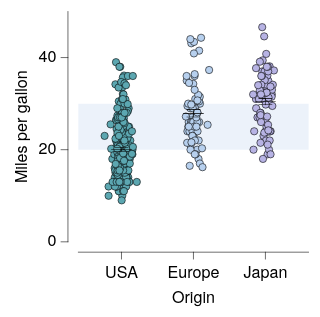

Write a Vega-Lite specification for this figure.
### Vega-Lite specification from a JSON file in a GitHub repository (floating-point values rounded to 4 significant figures; data arrays with more than 128 entries replaced by an {"elided": "..."} marker saying what was removed)
{"background": null, "config": {"arc": {"fill": "#DBDBDB", "fillOpacity": 1.0, "innerRadius": 25.0, "padAngle": 0.03, "stroke": "black", "strokeOpacity": 1, "strokeWidth": 0.25}, "area": {"fill": "#DBDBDB", "fillOpacity": 1.0, "stroke": "black", "strokeOpacity": 1, "strokeWidth": 0.25}, "axis": {"domain": true, "domainCap": "round", "domainColor": "black", "domainWidth": 0.25, "grid": false, "gridCap": "round", "gridColor": "#F1F1F1", "gridDash": [0, 0], "gridOpacity": 1.0, "gridWidth": 0.25, "labelColor": "black", "labelFont": "Helvetica Neue, HelveticaNeue, Helvetica, Arial, sans-serif", "labelFontSize": 7, "labelFontStyle": "normal", "labelFontWeight": 400, "offset": 4.5, "ticks": true, "tickCap": "round", "tickColor": "black", "tickRound": false, "tickSize": 3, "tickWidth": 0.25, "titleColor": "black", "titleFont": "Helvetica Neue, HelveticaNeue, Helvetica, Arial, sans-serif", "titleFontSize": 7, "titleFontStyle": "normal", "titleFontWeight": 400}, "axisX": {"domain": true, "labelAlign": "center", "labelAngle": 0, "labels": true, "ticks": true, "translate": 0}, "axisY": {"domain": true, "labelAlign": "right", "labelAngle": 0, "labels": true, "ticks": true, "translate": 0}, "axisRight": {"domain": true, "labelAlign": "left", "labelAngle": 0, "labels": true, "ticks": true, "translate": 0}, "axisTop": {"domain": true, "labelAlign": "center", "labelAngle": 0, "labels": true, "ticks": true, "translate": 0}, "axisBand": {"tickOffset": 0}, "bar": {"fill": "#DBDBDB", "fillOpacity": 1.0, "stroke": "black", "strokeOpacity": 1, "strokeWidth": 0.25}, "boxplot": {"size": 9.0, "ticks": {"cornerRadius": 0.25, "fill": "black", "opacity": 1, "size": 4.5, "thickness": 0.25}, "box": {"fillOpacity": 1.0, "stroke": "black", "strokeOpacity": 1, "strokeWidth": 0.25}, "median": {"cornerRadius": 0, "fill": "black", "fillOpacity": 1.0, "opacity": 1, "size": 9.0, "thickness": 0.25}, "rule": {"fill": "black", "fillOpacity": 1.0, "size": 10.0, "stroke": "black", "strokeDash": [0, 0], "strokeOpacity": 1, "strokeWidth": 0.25}, "outliers": {"color": "black", "fill": "black", "fillOpacity": 1.0, "size": 0, "stroke": "black", "strokeOpacity": 1, "strokeWidth": 0.25}}, "circle": {"fill": "black", "fillOpacity": 1.0, "size": 1.25, "stroke": null, "strokeOpacity": 1, "strokeWidth": 0.25}, "errorband": {"band": {"fillOpacity": 0.6, "stroke": null, "strokeWidth": 0.25, "strokeOpacity": 1}, "borders": {"opacity": 0, "strokeOpacity": 0.25, "strokeWidth": 1}}, "errorbar": {"opacity": 1, "rule": {"strokeDash": [0, 0], "strokeWidth": 0.25}, "ticks": {"color": "black", "cornerRadius": 0.125, "opacity": 1, "size": 6.0, "thickness": 0.25}, "thickness": 0.25}, "font": "Helvetica Neue, HelveticaNeue, Helvetica, Arial, sans-serif", "geoshape": {"fill": "#DBDBDB", "fillOpacity": 1.0, "stroke": "black", "strokeOpacity": 1, "strokeWidth": 0.25}, "header": {"labelColor": "black", "labelFont": "Helvetica Neue, HelveticaNeue, Helvetica, Arial, sans-serif", "labelFontSize": 7, "labelFontStyle": "normal", "labelFontWeight": 400, "titleColor": "black", "titleFont": "Helvetica Neue, HelveticaNeue, Helvetica, Arial, sans-serif", "titleFontSize": 7, "titleFontStyle": "normal", "titleFontWeight": 400, "titlePadding": 0}, "legend": {"disable": false, "offset": 4.5, "titlePadding": 4, "labelOffset": 2, "gradientLabelOffset": 2, "gradientLength": 50.0, "gradientThickness": 5.0, "gradientOpacity": 1.0, "gradientStrokeColor": "black", "gradientStrokeWidth": 0.25, "labelColor": "black", "labelFont": "Helvetica Neue, HelveticaNeue, Helvetica, Arial, sans-serif", "labelFontSize": 7, "labelFontStyle": "normal", "labelFontWeight": 400, "strokeColor": "black", "strokeWidth": 0, "symbolSize": 42, "symbolStrokeColor": "black", "symbolStrokeWidth": 0.25, "titleColor": "black", "titleFont": "Helvetica Neue, HelveticaNeue, Helvetica, Arial, sans-serif", "titleFontSize": 7, "titleFontStyle": "normal", "titleFontWeight": 400}, "line": {"color": "black", "stroke": "black", "strokeCap": "butt", "strokeDash": [0, 0], "strokeOpacity": 1, "strokeWidth": 0.5}, "point": {"filled": true, "fill": "#DBDBDB", "fillOpacity": 1.0, "size": 5.0, "stroke": "black", "strokeOpacity": 1, "strokeWidth": 0.25}, "range": {"category": ["#5CA7B1", "#B7D0EE", "#B7B3E4", "#B3DAB5", "#F5E1B3", "#3D727B", "#809DC7", "#867DAC", "#80A988", "#CBB17A", "#204148", "#546B94", "#584C77", "#507B5F", "#9D824D"], "diverging": {"scheme": ["#6F572A", "#876E43", "#9E875F", "#B5A17F", "#CABBA2", "#DCD6CC", "#F4F1E9", "#C9D7DA", "#9DBFC6", "#78A5AF", "#558B96", "#36717C", "#1A5762"]}, "heatmap": {"scheme": ["#32022B", "#43044D", "#4C196E", "#4D338C", "#484DA6", "#3A68BB", "#1D83CA", "#1D9CCB", "#23B5C9", "#28CDC5", "#4DE0B4", "#91EE9F"]}, "ordinal": {"scheme": ["#F1F1F1", "#DBDBDB", "#C6C6C6", "#B2B2B2", "#9D9D9D", "#898989", "#767676", "#636363", "#515151", "#404040", "#2F2F2F", "#1F1F1F"]}, "ramp": {"scheme": ["#32022B", "#43044D", "#4C196E", "#4D338C", "#484DA6", "#3A68BB", "#1D83CA", "#1D9CCB", "#23B5C9", "#28CDC5", "#4DE0B4", "#91EE9F"]}}, "rule": {"color": "black", "stroke": "black", "strokeCap": "round", "strokeDash": [2, 2], "strokeOpacity": 1, "strokeWidth": 0.25}, "scale": {"bandPaddingInner": 0.1, "bandPaddingOuter": 0.1, "round": false}, "rect": {"fill": "#DBDBDB", "fillOpacity": 1.0, "stroke": "black", "strokeOpacity": 1, "strokeWidth": 0.25}, "square": {"fill": "#DBDBDB", "fillOpacity": 1.0, "size": 10.0, "stroke": "black", "strokeOpacity": 1, "strokeWidth": 0.25}, "text": {"color": "black", "font": "Helvetica Neue, HelveticaNeue, Helvetica, Arial, sans-serif", "fontSize": 7, "fontStyle": "normal", "fontWeight": 400}, "tick": {"color": "black", "cornerRadius": 0.125, "opacity": 1.0, "size": 9.0, "thickness": 0.25}, "title": {"anchor": "middle", "frame": "group", "color": "black", "font": "Helvetica Neue, HelveticaNeue, Helvetica, Arial, sans-serif", "fontSize": 7, "fontStyle": "normal", "fontWeight": 400, "subtitleColor": "black", "subtitleFont": "Helvetica Neue, HelveticaNeue, Helvetica, Arial, sans-serif", "subtitleFontSize": "Helvetica Neue, HelveticaNeue, Helvetica, Arial, sans-serif", "subtitleFontStyle": "normal", "subtitleFontWeight": 400}, "trail": {"color": "black", "opacity": 1, "size": 0.5}, "view": {"continuousWidth": 100, "continuousHeight": 100, "discreteWidth": 100, "discreteHeight": 100, "fill": null, "stroke": null, "strokeWidth": 0.25}}, "layer": [{"mark": {"type": "rect", "color": "#DFE9F7", "cornerRadius": 0, "opacity": 0.6, "stroke": null, "strokeOpacity": 0, "strokeWidth": 0}, "encoding": {"y": {"datum": 20.0}, "y2": {"datum": 30.0}}}, {"layer": [{"data": {"name": "data-5a85ede2053d4aec77293cfb476ae07b"}, "mark": {"type": "circle", "opacity": 1.0, "size": 10.0, "stroke": "black", "strokeOpacity": 1, "strokeWidth": 0.25}, "encoding": {"color": {"field": "Origin", "legend": null, "scale": {"domain": ["USA", "Europe", "Japan"]}, "sort": ["USA", "Europe", "Japan"], "title": null, "type": "nominal"}, "x": {"axis": {}, "field": "Origin", "scale": {"domain": ["USA", "Europe", "Japan"]}, "sort": ["USA", "Europe", "Japan"], "title": "Origin", "type": "nominal"}, "xOffset": {"field": "jitter_x", "scale": {"domain": [-7.33, 7.33], "range": [5.17, 19.83]}, "type": "quantitative"}, "y": {"field": "Miles_per_Gallon", "title": "Miles per gallon", "type": "quantitative"}}}, {"data": {"name": "data-64e7897fd8423deef5c97d660b6d3367"}, "mark": {"type": "errorbar"}, "encoding": {"x": {"axis": {}, "field": "Origin", "scale": {"domain": ["USA", "Europe", "Japan"]}, "sort": ["USA", "Europe", "Japan"], "title": "Origin", "type": "nominal"}, "y": {"field": "__mean", "title": "Miles per gallon", "type": "quantitative"}, "yError": {"field": "__error"}}}, {"data": {"name": "data-64e7897fd8423deef5c97d660b6d3367"}, "mark": {"type": "tick"}, "encoding": {"x": {"axis": {}, "field": "Origin", "scale": {"domain": ["USA", "Europe", "Japan"]}, "sort": ["USA", "Europe", "Japan"], "title": "Origin", "type": "nominal"}, "y": {"field": "__mean", "title": "Miles per gallon", "type": "quantitative"}}}]}], "data": {"name": "data-f649f9d1c293ec8042ca0358e3477a5a"}, "$schema": "https://vega.github.io/schema/vega-lite/v6.4.1.json", "datasets": {"data-f649f9d1c293ec8042ca0358e3477a5a": [{"__dummy": 0, "__dysonsphere__": 1}], "data-5a85ede2053d4aec77293cfb476ae07b": {"elided": "398 records"}, "data-64e7897fd8423deef5c97d660b6d3367": [{"Origin": "USA", "__mean": 20.08, "__error": 0.4058, "__dysonsphere__": 1}, {"Origin": "Japan", "__mean": 30.45, "__error": 0.6852, "__dysonsphere__": 1}, {"Origin": "Europe", "__mean": 27.89, "__error": 0.8037, "__dysonsphere__": 1}]}}
